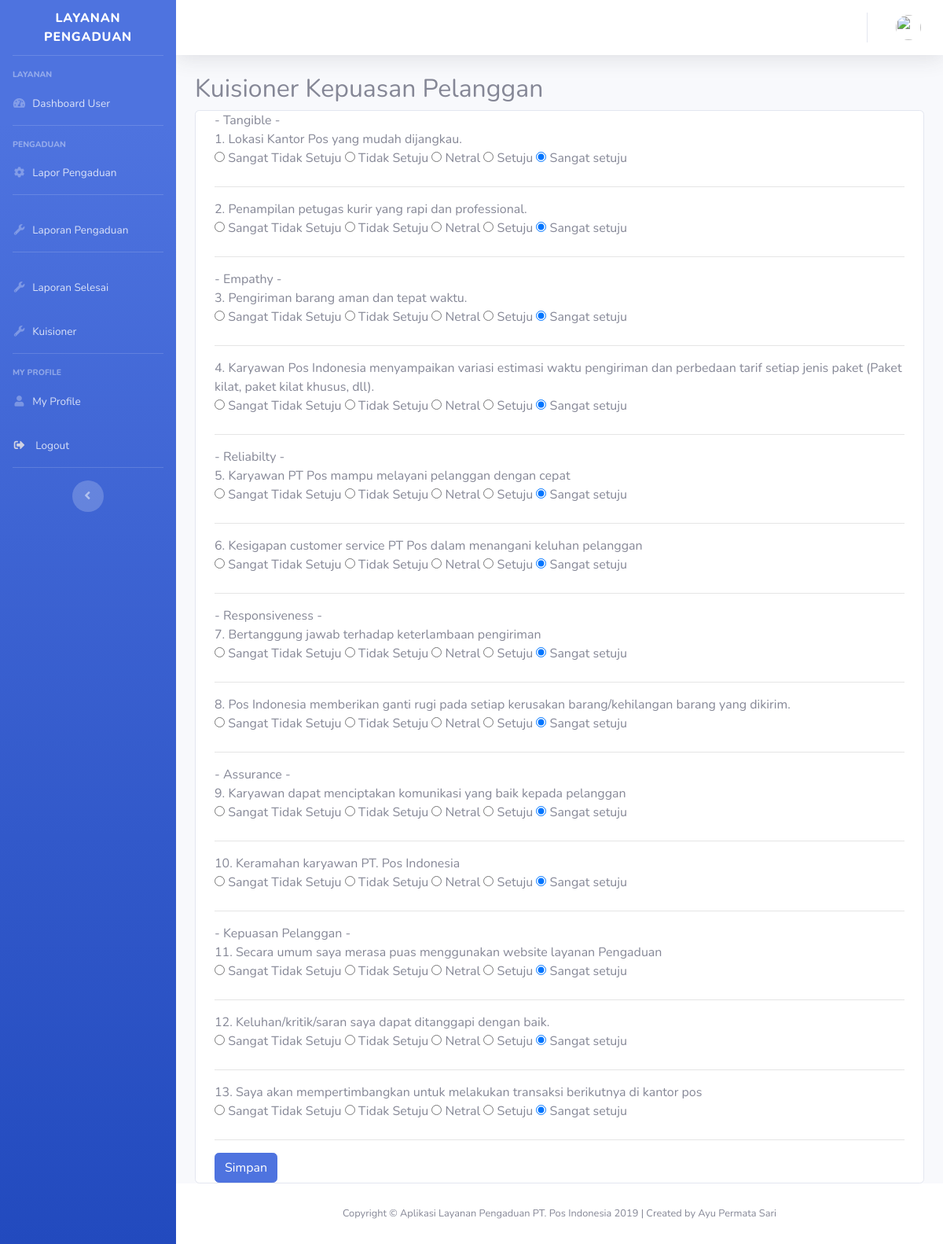
Page /index.php/user/isi_kuisioner on the committed database.
### tables this page shows
CREATE TABLE `tbl_soal` (
  `id_soal` varchar(100) NOT NULL,
  `id_tipe_soal` varchar(100) NOT NULL,
  `soal` text NOT NULL
);

CREATE TABLE `tbl_tipe_soal` (
  `id_tipe_soal` varchar(255) NOT NULL,
  `tipe_soal` varchar(255) DEFAULT NULL
);

### application/controllers/User.php (called while the page is built, shortened)
<?php
class User extends CI_Controller
{
    public function __construct()
    {
        $this->load->model('adminm');
        $this->load->model('m_wp');
    }
    public function isi_kuisioner()
    {
        $data['user'] = $this->db->get_where('user', ['email' =>
        $this->session->userdata('email')])->row_array();
        $data['header_title'] = 'Kuisioner Kepuasan Pelanggan';
        $data['form_title'] = 'Kuisioner';
        $data['data_soal'] = $this->adminm->get_all_soal();
        $this->load->view('templates/header', $data);
        $this->load->view('templates/sidebar', $data);
        $this->load->view('templates/topbar', $data);
        $this->load->view('kuisioner/data_kuisioner', $data);
        $this->load->view('templates/footer');
    }
}

### index.php (called while the page is built, shortened)
<?php
require_once BASEPATH.'core/CodeIgniter.php';

### application/models/adminm.php (called while the page is built, shortened)
<?php
class adminm extends CI_Model
{
    function get_all_soal()
    {
        return $this->db->query("
            SELECT *
            FROM tbl_soal a
            INNER JOIN tbl_tipe_soal b ON a.id_tipe_soal = b.id_tipe_soal
        ")->result();
    }
}

### application/views/kuisioner/data_kuisioner.php (the view, shortened to what this page needs)
<section class="content">
    <div class="container-fluid">
        <div class="block-header">
            <h2>
                <?php echo $header_title; ?>
            </h2>
        </div>
        <div class="row clearfix">
            <div class="col-lg-12 col-md-12 col-sm-12 col-xs-12">
                <div class="card">
                    <form method="post" action="<?php echo base_url('dashboardc/proses_kuisioner') ?>">
                        <div class="container">
                            <?php
                            $no = 1;
                            $id_tipe_soal = '';
                            foreach ($data_soal as $row) {
                                if ($id_tipe_soal != $row->id_tipe_soal) { ?>
                            <div class="card-inside-title"> - <?php echo $row->tipe_soal ?> - </div>
                            <?php }
                                ?>
                            <div class="card-inside-title"><?php echo $no++ ?>. <?php echo $row->soal ?></div>
                            <div class="demo-radio-button">
                                <input name="jawaban_soal<?php echo $row->id_soal ?>" value="1" type="radio" id="radio_1_<?php echo $row->id_soal ?>" />
                                <label for="radio_1_<?php echo $row->id_soal ?>">Sangat Tidak Setuju</label>
                                <input name="jawaban_soal<?php echo $row->id_soal ?>" value="2" type="radio" id="radio_2_<?php echo $row->id_soal ?>" />
                                <label for="radio_2_<?php echo $row->id_soal ?>">Tidak Setuju</label>
                                <input name="jawaban_soal<?php echo $row->id_soal ?>" value="3" type="radio" id="radio_3_<?php echo $row->id_soal ?>" />
                                <label for="radio_3_<?php echo $row->id_soal ?>">Netral</label>
                                <input name="jawaban_soal<?php echo $row->id_soal ?>" value="4" type="radio" id="radio_4_<?php echo $row->id_soal ?>" />
                                <label for="radio_4_<?php echo $row->id_soal ?>">Setuju</label>
                                <input name="jawaban_soal<?php echo $row->id_soal ?>" value="5" type="radio" id="radio_5_<?php echo $row->id_soal ?>" checked />
                                <label for="radio_5_<?php echo $row->id_soal ?>">Sangat setuju</label>
                            </div>
                            <hr>
                            <?php
                                $id_tipe_soal = $row->id_tipe_soal;
                            }
                            ?>
                            <button type="submit" class="btn btn-primary m-t-15 waves-effect">Simpan</button>
                        </div>
                </div>
            </div>
        </div>
    </div>
    </div>

### rows in the picture
tbl_soal: id_tipe_soal.tipe_soal "Tangible", soal "Lokasi Kantor Pos yang mudah dijangkau."
tbl_soal: soal "Penampilan petugas kurir yang rapi dan professional."
tbl_soal: id_tipe_soal.tipe_soal "Empathy", soal "Pengiriman barang aman dan tepat waktu."
tbl_soal: soal "Karyawan Pos Indonesia menyampaikan variasi estimasi waktu pengiriman dan perbedaan tarif setiap jenis paket (Paket kilat, paket kilat khusus, dll)."
tbl_soal: id_tipe_soal.tipe_soal "Reliabilty", soal "Karyawan PT Pos mampu melayani pelanggan dengan cepat"
tbl_soal: soal "Kesigapan customer service PT Pos dalam menangani keluhan pelanggan"
tbl_soal: id_tipe_soal.tipe_soal "Responsiveness", soal "Bertanggung jawab terhadap keterlambaan pengiriman"
tbl_soal: soal "Pos Indonesia memberikan ganti rugi pada setiap kerusakan barang/kehilangan barang yang dikirim."
tbl_soal: id_tipe_soal.tipe_soal "Assurance", soal "Karyawan dapat menciptakan komunikasi yang baik kepada pelanggan"
tbl_soal: soal "Keramahan karyawan PT. Pos Indonesia"
tbl_soal: id_tipe_soal.tipe_soal "Kepuasan Pelanggan", soal "Secara umum saya merasa puas menggunakan website layanan Pengaduan"
tbl_soal: soal "Keluhan/kritik/saran saya dapat ditanggapi dengan baik."
tbl_soal: soal "Saya akan mempertimbangkan untuk melakukan transaksi berikutnya di kantor pos"

### other values in the picture
$header_title "Kuisioner Kepuasan Pelanggan"
